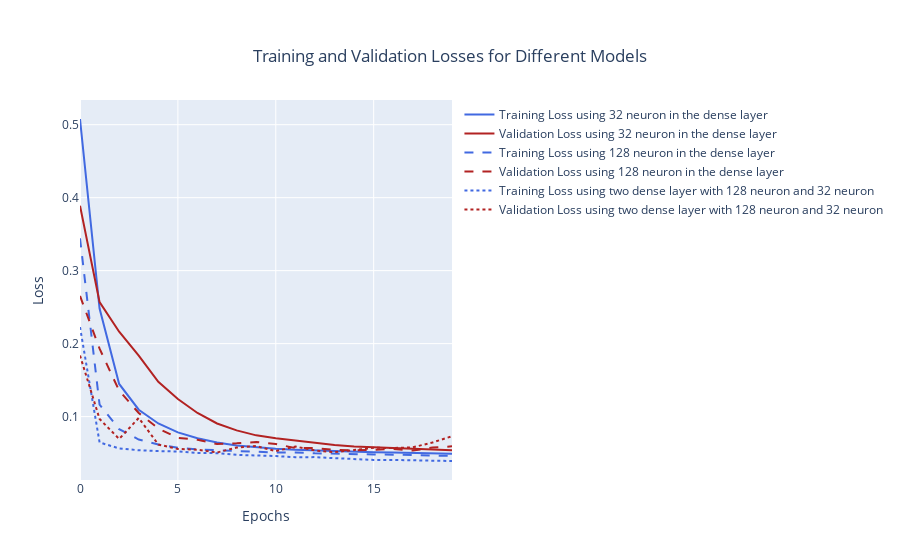

Write notebook code for a chart like this one.
### Code cell
loss1 = history1.history['loss']
val_loss1 = history1.history['val_loss']
loss2 = history2.history['loss']
val_loss2 = history2.history['val_loss']
loss3 = history3.history['loss']
val_loss3 = history3.history['val_loss']
fig = go.Figure()
fig.add_trace(go.Scatter(x=np.arange(len(loss1)), y=loss1,
                    name='Training Loss using 32 neuron in the dense layer', line=dict(color='royalblue')))
fig.add_trace(go.Scatter(x=np.arange(len(val_loss1)), y=val_loss1,
                    name='Validation Loss using 32 neuron in the dense layer', line = dict(color='firebrick')))
fig.add_trace(go.Scatter(x=np.arange(len(loss2)), y=loss2,
                    name='Training Loss using 128 neuron in the dense layer', line=dict(color='royalblue', dash='dash')))
fig.add_trace(go.Scatter(x=np.arange(len(val_loss2)), y=val_loss2,
                    name='Validation Loss using 128 neuron in the dense layer', line = dict(color='firebrick', dash='dash')))
fig.add_trace(go.Scatter(x=np.arange(len(loss3)), y=loss3,
                    name='Training Loss using two dense layer with 128 neuron and 32 neuron', line=dict(color='royalblue', dash='dot')))
fig.add_trace(go.Scatter(x=np.arange(len(val_loss3)), y=val_loss3,
                    name='Validation Loss using two dense layer with 128 neuron and 32 neuron', line = dict(color='firebrick', dash='dot')))
fig.update_layout(xaxis_title='Epochs',
                  yaxis_title='Loss',
                  title={'text': "Training and Validation Losses for Different Models",
                                                'x':0.5,
                                                'xanchor': 'center',
                                                'yanchor': 'top'})
iplot(fig)

### Figure 1 — Plotly figure (JSON) as saved in the notebook; plotly's stock layout.template omitted (floating-point values rounded to 4 significant figures)
{"data": [{"line": {"color": "royalblue"}, "name": "Training Loss using 32 neuron in the dense layer", "type": "scatter", "x": [0, 1, 2, 3, 4, 5, 6, 7, 8, 9, 10, 11, 12, 13, 14, 15, 16, 17, 18, 19], "y": [0.5078, 0.2481, 0.1447, 0.1094, 0.09057, 0.07838, 0.07024, 0.06451, 0.06052, 0.05801, 0.05593, 0.05453, 0.05357, 0.05247, 0.05184, 0.05118, 0.05063, 0.05014, 0.04966, 0.04919]}, {"line": {"color": "firebrick"}, "name": "Validation Loss using 32 neuron in the dense layer", "type": "scatter", "x": [0, 1, 2, 3, 4, 5, 6, 7, 8, 9, 10, 11, 12, 13, 14, 15, 16, 17, 18, 19], "y": [0.3891, 0.2568, 0.2162, 0.1836, 0.1477, 0.1242, 0.105, 0.09053, 0.08112, 0.07428, 0.07028, 0.06732, 0.06404, 0.06098, 0.05907, 0.05805, 0.05648, 0.05573, 0.05469, 0.05397]}, {"line": {"color": "royalblue", "dash": "dash"}, "name": "Training Loss using 128 neuron in the dense layer", "type": "scatter", "x": [0, 1, 2, 3, 4, 5, 6, 7, 8, 9, 10, 11, 12, 13, 14, 15, 16, 17, 18, 19], "y": [0.3442, 0.1163, 0.08283, 0.06853, 0.06169, 0.05722, 0.05494, 0.05363, 0.05256, 0.05184, 0.05087, 0.05093, 0.04975, 0.04897, 0.04844, 0.04805, 0.04783, 0.04714, 0.0464, 0.04607]}, {"line": {"color": "firebrick", "dash": "dash"}, "name": "Validation Loss using 128 neuron in the dense layer", "type": "scatter", "x": [0, 1, 2, 3, 4, 5, 6, 7, 8, 9, 10, 11, 12, 13, 14, 15, 16, 17, 18, 19], "y": [0.2654, 0.1931, 0.1355, 0.1049, 0.08369, 0.07073, 0.06827, 0.06237, 0.06345, 0.06517, 0.06233, 0.05696, 0.05681, 0.0546, 0.05356, 0.05412, 0.05555, 0.05343, 0.05749, 0.05923]}, {"line": {"color": "royalblue", "dash": "dot"}, "name": "Training Loss using two dense layer with 128 neuron and 32 neuron", "type": "scatter", "x": [0, 1, 2, 3, 4, 5, 6, 7, 8, 9, 10, 11, 12, 13, 14, 15, 16, 17, 18, 19], "y": [0.2227, 0.06458, 0.05639, 0.05385, 0.05273, 0.05221, 0.0501, 0.04988, 0.04755, 0.04697, 0.04593, 0.04434, 0.04448, 0.04301, 0.04152, 0.04067, 0.04059, 0.03993, 0.03918, 0.03915]}, {"line": {"color": "firebrick", "dash": "dot"}, "name": "Validation Loss using two dense layer with 128 neuron and 32 neuron", "type": "scatter", "x": [0, 1, 2, 3, 4, 5, 6, 7, 8, 9, 10, 11, 12, 13, 14, 15, 16, 17, 18, 19], "y": [0.1837, 0.09667, 0.06937, 0.09811, 0.06176, 0.05564, 0.05457, 0.05082, 0.05765, 0.0597, 0.05272, 0.05895, 0.05362, 0.05133, 0.05416, 0.05723, 0.05696, 0.05789, 0.06448, 0.07308]}], "layout": {"title": {"text": "Training and Validation Losses for Different Models", "x": 0.5, "xanchor": "center", "yanchor": "top"}, "xaxis": {"title": {"text": "Epochs"}}, "yaxis": {"title": {"text": "Loss"}}}}
